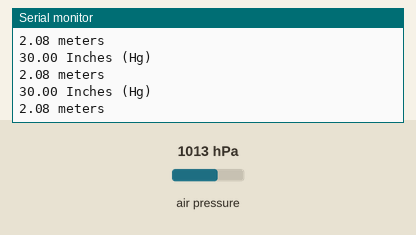
Simulated run of this sketch. Board: Arduino Uno, built with avr-gcc and run on an emulated ATmega328P. On the bench: the last lines printed to the serial monitor. The test bench sets the inputs (shaded band); at power-on: air pressure 1013 hPa.

Above: at 1.2 s.
1.3 s: air pressure set to 952 hPa
At 1.83 s:
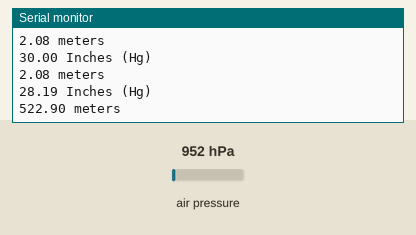
2.8 s: air pressure set to 975 hPa
At 2.83 s:
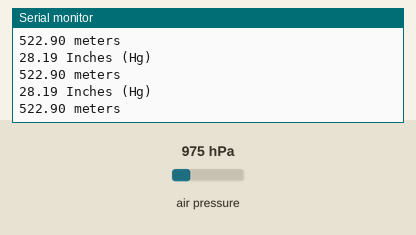
Timing chart, 0 to 5.8 s (numbered marks = the images above; inputs shaded):
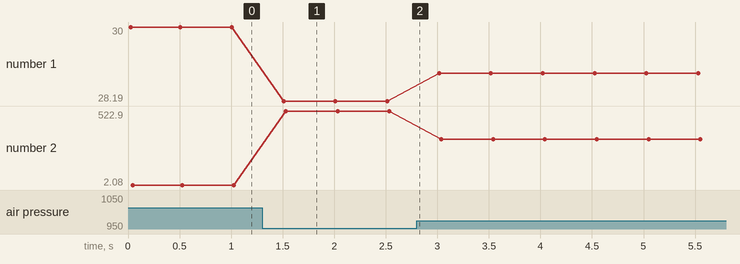

The sketch:

MPL3115A2.ino
```cpp
#include <Wire.h>
#include <Adafruit_MPL3115A2.h>

// Power by connecting Vin to 3-5V, GND to GND
// Uses I2C - connect SCL to the SCL pin, SDA to SDA pin
// See the Wire tutorial for pinouts for each Arduino
// http://arduino.cc/en/reference/wire
Adafruit_MPL3115A2 baro = Adafruit_MPL3115A2();

void setup() {
  Serial.begin(9600);
  Serial.println("Adafruit_MPL3115A2 test!");
}

void loop() {
  if (! baro.begin()) {
    Serial.println("Couldnt find sensor");
    return;
  }

  float pascals = baro.getPressure();
  // Our weather page presents pressure in Inches (Hg)
  // Use http://www.onlineconversion.com/pressure.htm for other units
  Serial.print(pascals/3377); Serial.println(" Inches (Hg)");

  float altm = baro.getAltitude();
  Serial.print(altm); Serial.println(" meters");

 // float tempC = baro.getTemperature();
 // Serial.print(tempC); Serial.println("*C");

  delay(500);
}
```

Measured:
- after the input at 1.3 s, the serial monitor: prints a new line after 0.21 s (image 1)
- plotted number 1: 30 → 28.19 after the input at 1.3 s, 28.19 → 28.87 after the input at 2.8 s
- plotted number 2: 2.08 → 522.9 after the input at 1.3 s, 522.9 → 323.44 after the input at 2.8 s
